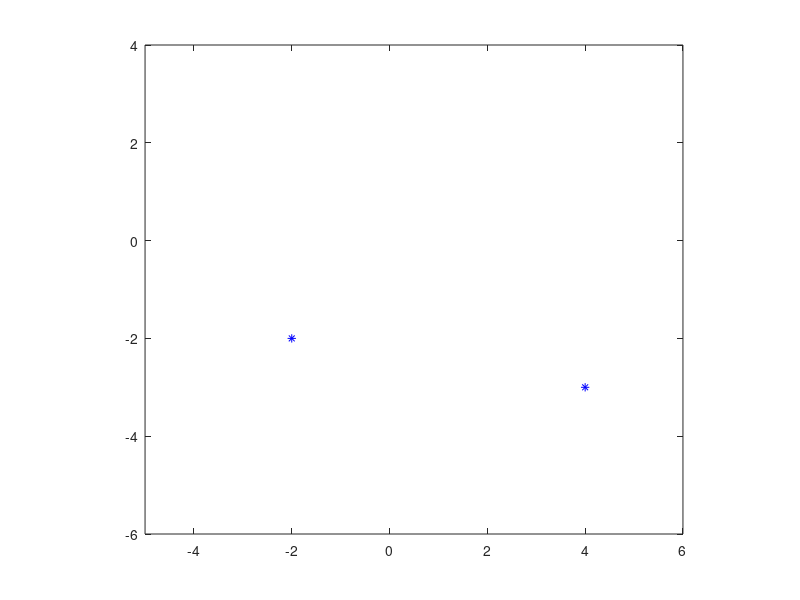

Write the MATLAB code that produced this figure. (Note: this script raises an error after producing the figure.)
clear

px = [-2 4];
py = [-2 -3];
plot(px, py, 'b*');

axis([ -5 6 -6 4 ]); axis equal;
hold on;

%hf megoldani
t0 = -1; t1 = 1; t2 = 0; t3 = 0.5;
vx = [3 3]; vy = [2 -3];

%quiver( px(1), py(1), vx(1), vy(1))
%quiver( px(2), py(2), vx(2), vy(2))

syms a3 a2 a1 a0 t
cx(t) = a3 * t^3 + a2 * t^2 + a1 * t + a0;
cxd(t) = diff(cx, t)

e = [ cx(t0) == px(1), cx(t1) == px(2), cxd(t0) == vx(1), cxd(t1) == vx(2) ];
m = solve( e, [a3 a2 a1 a0] );
x(t) = subs( cx, [a3 a2 a1 a0], [m.a3, m.a2, m.a1, m.a0] );

syms b3 b2 b1 b0 t
cy(t) = b3 * t^3 + b2 * t^2 + b1 * t + b0;
cyd(t) = diff(cy, t)

e = [ cy(t0) == py(1), cy(t1) == py(2), cyd(t0) == vy(1), cyd(t1) == vy(2) ];
m = solve( e, [b3 b2 b1 b0] );
y(t) = subs( cy, [b3 b2 b1 b0], [m.b3, m.b2, m.b1, m.b0] );

fplot(x, y, [t0, t1])

quiver( px(1), py(1), vx(t2), vy(t2))
quiver( px(2), py(2), vx(t3), vy(t3))
